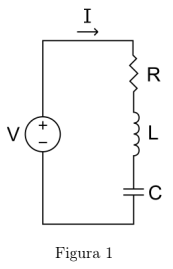
#> input picture img/circuito.png, 173 x 269 px
$ python teste3.py
#> lines starting #> are read from the running program, lines starting #| are printed output that depends on the picture
# Importação de bibliotecas essenciais
import numpy as np
import matplotlib.pyplot as plt
from matplotlib.widgets import Slider, RadioButtons
from matplotlib.image import imread
from matplotlib.patches import Rectangle
import os
import warnings

# Configurações visuais e de alerta
warnings.filterwarnings('ignore', category=RuntimeWarning)
plt.style.use('ggplot')

# --- Função para carregar imagem do circuito ---
def carregar_imagem_circuito():
    img_path = os.path.join('img', 'circuito.png')
    if os.path.exists(img_path):
        try:
            return imread(img_path)  # Lê a imagem se existir
#> returned value is the input picture: shape (269, 173, 4) float32; mean R, G, B, A 0.972, 0.972, 0.972, 1
        except:
            print("Erro ao carregar a imagem. Verifique se o arquivo é uma imagem válida.")
            return None
    else:
        print(f"Arquivo de imagem não encontrado em: {img_path}")
        return None

# Tenta carregar a imagem ao iniciar
circuito_img = carregar_imagem_circuito()

# --- Fontes disponíveis ---
def fonte_dc(t, v):
    # Fonte de tensão contínua (DC)
    return v * np.ones_like(t) if isinstance(t, np.ndarray) else v

def fonte_ac(t, amp, freq):
    # Fonte de tensão alternada senoidal (AC)
    return amp * np.sin(2 * np.pi * freq * t)

# --- Sistema de equações diferenciais ---
def sistema(t, q, i, R, L, C, fonte, args_fonte):
    try:
        V = fonte(t, *args_fonte)  # Tensão da fonte
        dqdt = i  # Derivada da carga é a corrente
        didt = (V - R * i - q / C) / L if L > 1e-10 else 0  # Derivada da corrente
        return dqdt, didt
    except:
        return 0, 0  # Em caso de erro, retorna derivadas nulas

# --- Método de Runge-Kutta de 4ª ordem ---
def runge_kutta(t0, q0, i0, t_max, R, L, C, fonte, args_fonte):
    # Determina passo baseado na frequência da fonte (maior frequência = menor passo)
#> called with t0 = 0, q0 = 0, i0 = 0, t_max = 1, R = 10, L = 0.1, C = 0.01, args_fonte = (5,)
    if fonte == fonte_ac and args_fonte[1] > 0:
        freq = args_fonte[1]
        dt = 1/(freq * 100)
    else:
        dt = 0.001  # Passo padrão

    num_steps = int(t_max / dt) + 1  # Número de pontos
    t = np.linspace(t0, t_max, num_steps)
    q = np.zeros(num_steps)  # Vetor da carga
    i = np.zeros(num_steps)  # Vetor da corrente

    q[0] = q0
    i[0] = i0

    # Laço principal do método RK4
    for n in range(num_steps - 1):
        current_t = t[n]
        k1_q, k1_i = sistema(current_t, q[n], i[n], R, L, C, fonte, args_fonte)
        k2_q, k2_i = sistema(current_t + dt/2, q[n] + dt*k1_q/2, i[n] + dt*k1_i/2, R, L, C, fonte, args_fonte)
        k3_q, k3_i = sistema(current_t + dt/2, q[n] + dt*k2_q/2, i[n] + dt*k2_i/2, R, L, C, fonte, args_fonte)
        k4_q, k4_i = sistema(current_t + dt, q[n] + dt*k3_q, i[n] + dt*k3_i, R, L, C, fonte, args_fonte)
        q[n+1] = q[n] + dt * (k1_q + 2*k2_q + 2*k3_q + k4_q) / 6
        i[n+1] = i[n] + dt * (k1_i + 2*k2_i + 2*k3_i + k4_i) / 6

    return t, i  # Retorna tempo e corrente

# --- Classe para armazenar estado da simulação ---
class CircuitoState:
    def __init__(self):
        self.freeze_updates = False  # Evita múltiplas atualizações simultâneas
        self.last_params = None
        self.update_count = 0  # Contador de atualizações
        self.freq_resonancia = 0
        self.z_impedancia = 0
        self.angulo_fase = 0

# --- Cálculos físicos do circuito ---
def calcular_propriedades(R, L, C, freq):
    # Frequência de ressonância
    if L > 0 and C > 0:
        freq_res = 1/(2 * np.pi * np.sqrt(L * C))
    else:
        freq_res = 0

    # Impedância total e ângulo de fase
    if freq > 0:
        XL = 2 * np.pi * freq * L
        XC = 1/(2 * np.pi * freq * C) if C > 0 else 0
        Z = np.sqrt(R**2 + (XL - XC)**2)
        fase = np.arctan2((XL - XC), R) * 180/np.pi
    else:
        Z = R
        fase = 0

    return freq_res, Z, fase

# --- Função que atualiza o gráfico com novos valores ---
def atualizar(val):
    if state.freeze_updates:
        return

    try:
        state.freeze_updates = True

        # Obtém valores dos sliders
        R = slider_R.val
        L = slider_L.val
        C = slider_C.val
        modo = radio_fonte.value_selected

        # Configura a fonte conforme o modo (DC ou AC)
        if modo == "DC":
            V = slider_DC.val
            fonte = fonte_dc
            args = (V,)
            slider_amp.ax.set_visible(False)
            slider_freq.ax.set_visible(False)
            slider_DC.ax.set_visible(True)
            t_max = 1.0
            freq = 0
        else:
            amp = slider_amp.val
            freq = slider_freq.val
            fonte = fonte_ac
            args = (amp, freq)
            slider_amp.ax.set_visible(True)
            slider_freq.ax.set_visible(True)
            slider_DC.ax.set_visible(False)
            t_max = max(1.0, 3/freq) if freq > 0 else 1.0

        # Calcula propriedades do circuito
        state.freq_resonancia, state.z_impedancia, state.angulo_fase = calcular_propriedades(R, L, C, freq)

        # Executa simulação
        t, i = runge_kutta(0, 0, 0, t_max, R, L, C, fonte, args)

        # Atualiza gráfico
        linha.set_data(t, i)
        max_i = max(np.abs(i)) * 1.2 if len(i) > 0 else 1
        ax_plot.set_ylim(-max_i, max_i)
        ax_plot.set_xlim(0, t_max)

        # Atualiza texto de informações
        state.update_count += 1
        update_text.set_text(f"Atualização: {state.update_count}")
        info_text.set_text(
            f"Freq. Ressonância: {state.freq_resonancia:.2f} Hz\n"
            f"Impedância: {state.z_impedancia:.2f} Ω\n"
            f"Ângulo de Fase: {state.angulo_fase:.1f}°\n"
            f"Configuração: R={R:.1f}Ω, L={L:.3f}H, C={C:.4f}F\n"
            f"Fonte: {modo} {'V='+str(args[0])+'V' if modo=='DC' else f'Amp={args[0]}V, Freq={args[1]}Hz'}"
        )

        # Realce visual se estiver próximo da ressonância
        if modo == "AC" and abs(freq - state.freq_resonancia) < 0.1 and state.freq_resonancia > 0:
            for patch in ax_plot.patches:
                patch.remove()
            ax_plot.add_patch(Rectangle((0, -max_i), t_max, 2*max_i,
                             color='yellow', alpha=0.2, label='Ressonância'))
            ax_plot.legend()
        else:
            for patch in ax_plot.patches:
                patch.remove()

        fig.canvas.draw_idle()  # Atualiza interface gráfica

    finally:
        state.freeze_updates = False

# --- Interface Gráfica com Matplotlib ---
fig = plt.figure(figsize=(16, 10))
fig.subplots_adjust(bottom=0.3, left=0.1, right=0.9, top=0.9)

state = CircuitoState()

# Mostra imagem do circuito (se existir)
if circuito_img is not None:
    ax_img = plt.axes([0.05, 0.7, 0.2, 0.2])
    ax_img.imshow(circuito_img)
    ax_img.axis('off')
    ax_img.set_title("Diagrama do Circuito", pad=10)

# Gráfico principal da corrente
ax_plot = plt.axes([0.3, 0.5, 0.65, 0.4])
ax_plot.set_title("Resposta do Circuito RLC - Corrente I(t)", pad=20)
ax_plot.set_xlabel("Tempo (s)")
ax_plot.set_ylabel("Corrente (A)")
ax_plot.grid(True, alpha=0.3)
ax_plot.axhline(0, color='gray', linestyle='--', alpha=0.5)

# Área com informações da simulação
ax_info = plt.axes([0.3, 0.1, 0.65, 0.3])
ax_info.axis('off')
update_text = ax_info.text(0.02, 0.9, "Atualização: 0", fontsize=10, weight='bold')
info_text = ax_info.text(0.02, 0.5,
                        "Freq. Ressonância: 0 Hz\n"
                        "Impedância: 0 Ω\n"
                        "Ângulo de Fase: 0°\n"
                        "Configuração: R=0Ω, L=0H, C=0F\n"
                        "Fonte: DC V=0V",
                        fontsize=10)

# Simulação inicial para preencher gráfico
t_ini, i_ini = runge_kutta(0, 0, 0, 1.0, 10.0, 0.1, 0.01, fonte_dc, (5.0,))
linha, = ax_plot.plot(t_ini, i_ini, lw=2)

# Criação dos sliders
axcolor = 'lightgoldenrodyellow'
slider_x, slider_y, slider_w, slider_h = 0.05, 0.25, 0.2, 0.03
ax_R = plt.axes([slider_x, slider_y, slider_w, slider_h], facecolor=axcolor)
ax_L = plt.axes([slider_x, slider_y-0.05, slider_w, slider_h], facecolor=axcolor)
ax_C = plt.axes([slider_x, slider_y-0.10, slider_w, slider_h], facecolor=axcolor)
ax_DC = plt.axes([slider_x, slider_y-0.15, slider_w, slider_h], facecolor=axcolor)
ax_amp = plt.axes([slider_x, slider_y-0.15, slider_w, slider_h], facecolor=axcolor)
ax_freq = plt.axes([slider_x, slider_y-0.20, slider_w, slider_h], facecolor=axcolor)

slider_R = Slider(ax_R, 'R (Ω)', 0.1, 100.0, valinit=10.0, valstep=0.1)
slider_L = Slider(ax_L, 'L (H)', 0.001, 10.0, valinit=0.1, valstep=0.01)
slider_C = Slider(ax_C, 'C (F)', 0.0001, 1.0, valinit=0.01, valstep=0.001)
slider_DC = Slider(ax_DC, 'V (DC)', 0.0, 20.0, valinit=5.0, valstep=0.1)
slider_amp = Slider(ax_amp, 'Amp (V)', 0.0, 20.0, valinit=5.0, valstep=0.1)
slider_freq = Slider(ax_freq, 'Freq (Hz)', 0.1, 1000.0, valinit=1.0, valstep=0.1)

# Botões para escolher entre fonte DC e AC
ax_radio = plt.axes([0.05, 0.45, 0.2, 0.1], facecolor=axcolor)
radio_fonte = RadioButtons(ax_radio, ('DC', 'AC'), active=0)

# Esconde sliders AC no início
slider_amp.ax.set_visible(False)
slider_freq.ax.set_visible(False)

# Conecta eventos dos sliders à função de atualização
def safe_connect(slider):
    def wrapper(val):
        if not state.freeze_updates:
            atualizar(val)
    slider.on_changed(wrapper)

# Conecta todos os sliders
for slider in [slider_R, slider_L, slider_C, slider_DC, slider_amp, slider_freq]:
    safe_connect(slider)

# Conecta o botão de escolha de fonte
radio_fonte.on_clicked(lambda label: atualizar(None))

# Primeira atualização para carregar tudo
atualizar(None)

# Mostra a interface gráfica interativa
plt.show()
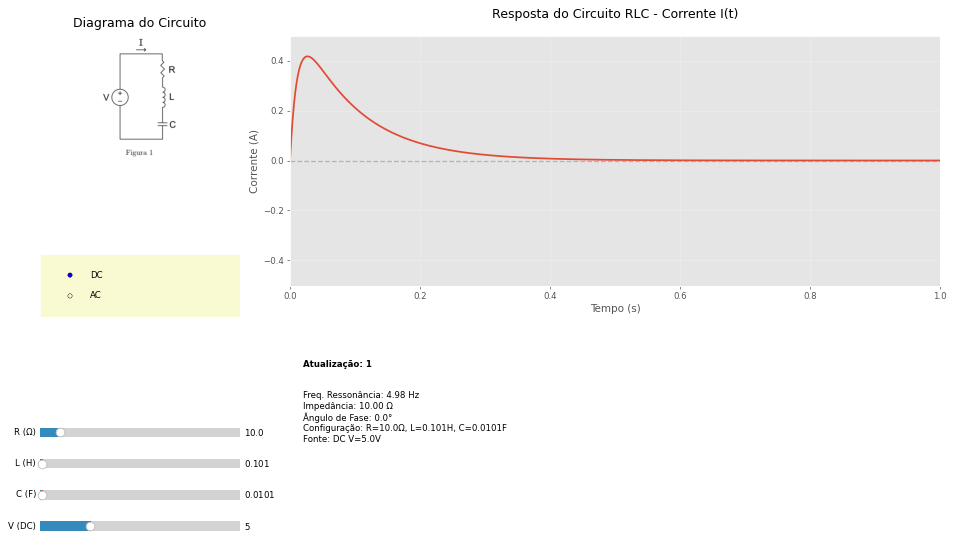
#> figure drawn by matplotlib, 7 panels; panel 2: curve peaks at x = 0.027, y = 0.417
